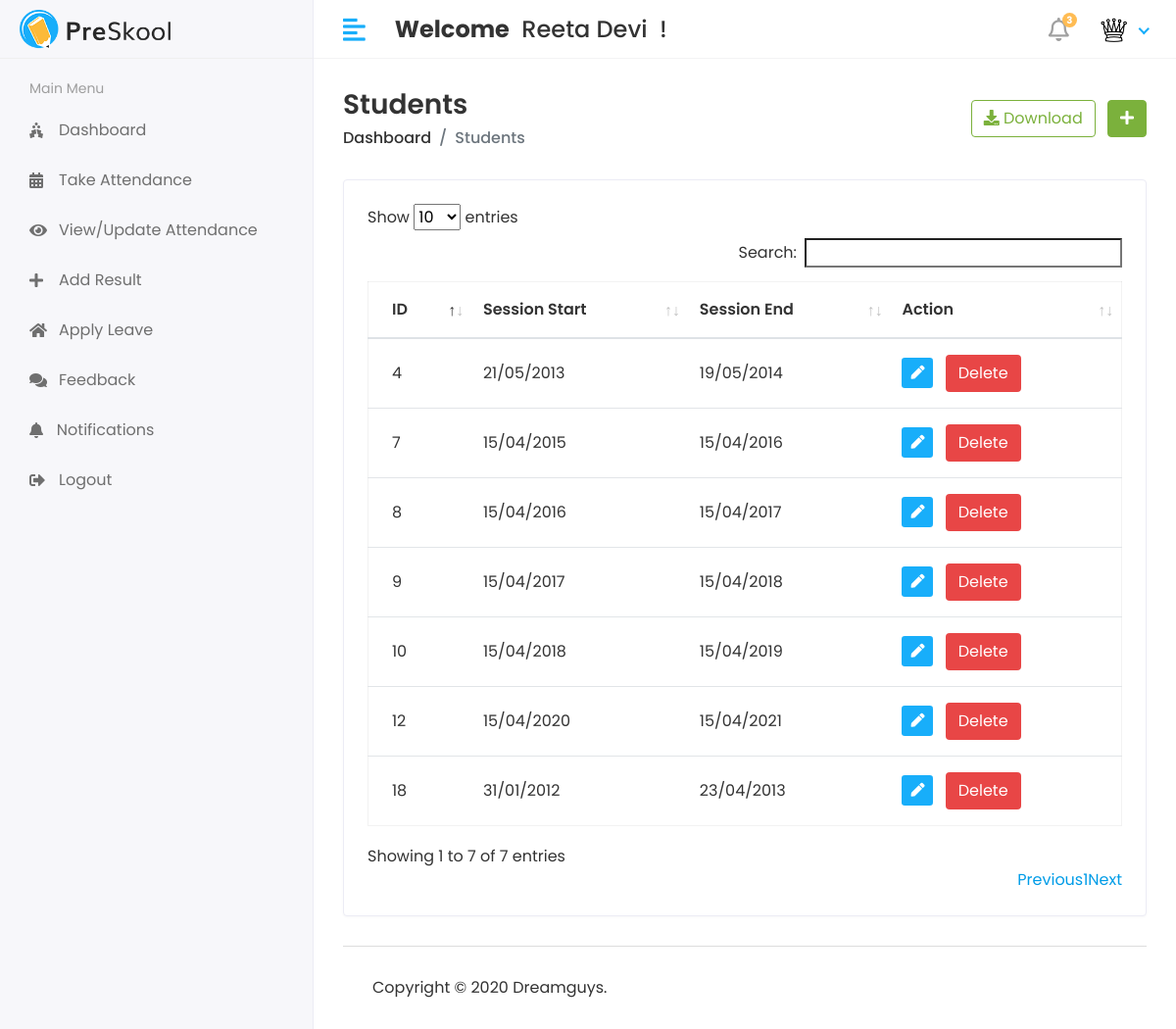
Page /Hod/Session/view (signed in) on the earlier database version.
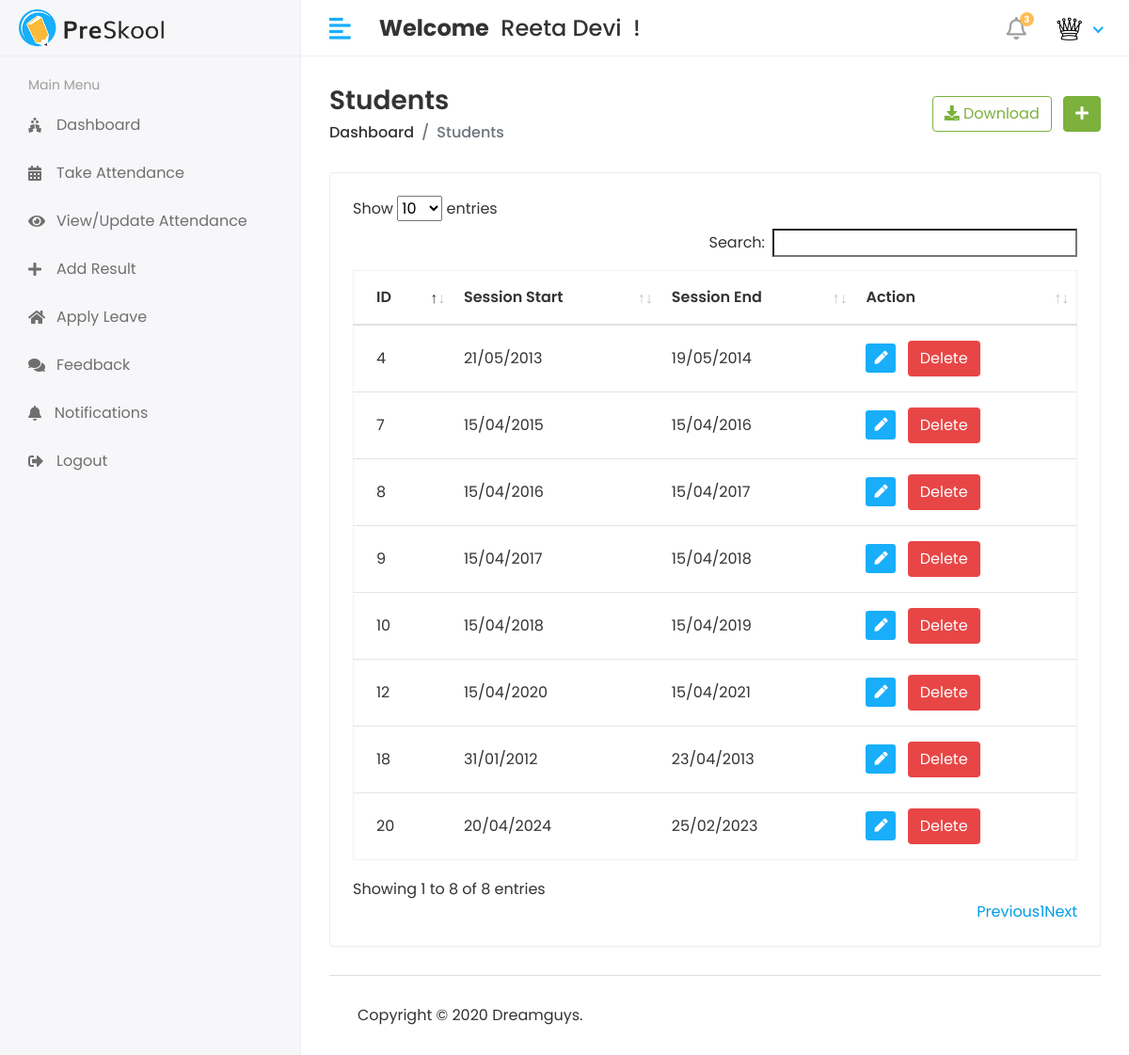
Same page on the later database version.
### myApp/models.py (models this page shows, shortened)
class SessionYear(models.Model):
  objects = None
  session_start = models.CharField(max_length=50)
  session_end = models.CharField(max_length=50)

### StudentManagementProject/Hod_Views.py (the view)
@login_required(login_url='/')
def view_session(request):
  session = SessionYear.objects.all()
  context = {
    "sessions": session
  }
  return render(request, 'Hod/view_session.html', context)

### templates/Hod/view_session.html (shortened to what this page needs)
{% extends 'base.html' %}
{% block content %}
{% load static %}
<div class="page-header">
  <div class="row align-items-center">
    <div class="col">
      <h3 class="page-title">Students</h3>
      <ul class="breadcrumb">
        <li class="breadcrumb-item"><a href="{% url 'hod_home' %}">Dashboard</a></li>
        <li class="breadcrumb-item active">Students</li>
      </ul>
    </div>
    <div class="col-auto text-right float-right ml-auto">
      <a href="#" class="btn btn-outline-success mr-2"><i class="fas fa-download"></i> Download</a>
      <a href="{% url 'add_session' %}" class="btn btn-success"><i class="fas fa-plus"></i></a>
    </div>
  </div>
</div>
<div class="row">
  <div class="col-sm-12">
    <div class="card card-table">
      <div class="card-body">
        <div class="table-responsive">
          <table id="table_id" class="table table-hover table-center mb-0">
            <thead>
            <tr>
              <th>ID</th>
              <th>Session Start</th>
              <th>Session End</th>
              <th class="text-left">Action</th>
            </tr>
            </thead>
            <tbody>
            {% for i in sessions %}
            <tr>
              <td>{{i.id}}</td>
              <td>{{i.session_start}}</td>
              <td>{{i.session_end}}</td>
              <td>
                <div class="actions">
                  <a href="{% url 'edit_session' i.id %}" class="btn btn-sm bg-success-light mr-2">
                    <i class="fas fa-pen"></i>
                  </a>
                  <a href="{% url 'delete_session' i.id %}" class="btn btn bg-danger text-white">
                     Delete
                  </a>
                </div>
              </td>
            </tr>
            {% endfor %}
            </tbody>
          </table>
        </div>
      </div>
    </div>
  </div>
</div>
{% endblock %}

Differences in the rows shown:
added SessionYear: id "20", session_start "20/04/2024", session_end "25/02/2023"
Other differences:
text written by a page script: "Show entries Search: Showing 1 to 7 of 7 entries Previous 1 Next" → "Show entries Search: Showing 1 to 8 of 8 entries Previous 1 Next"
